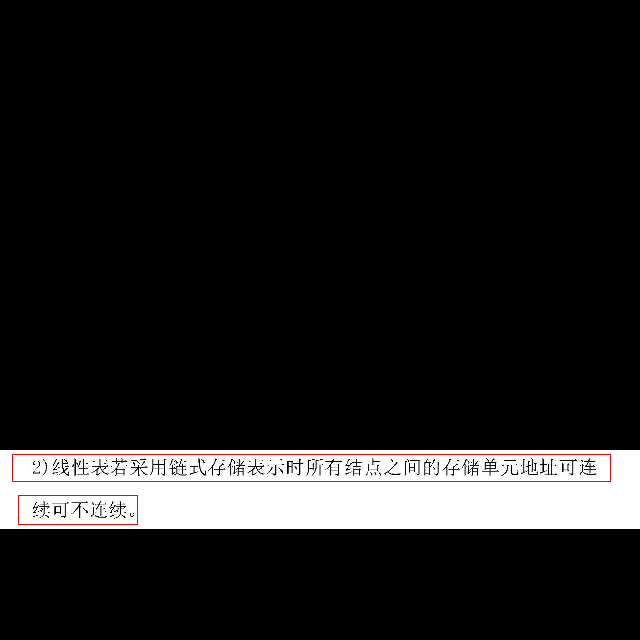
#> input picture detect_text/test_image/train_pred_0.png, 640 x 640 px; its folder holds only this picture in this run
$ python -i general.py   (imports and definitions only)   (older library calls are emulated)
#> lines starting #> are read from the running program, lines starting #| are printed output that depends on the picture; after the words box and inside, x2 and y2 are one past the last pixel; in counts of white or black regions, pixels touching at a corner belong together
#> further down, picture is the input picture: shape (640, 640, 3); mean B, G, R 29.1, 29.1, 30.1
import os
import cv2
import glob
import logging
import numpy as np
from pathlib import Path

import torch
from torch.autograd import Variable
import torch.distributed as dist


class strLabelConverter(object):
    # [61 lines left out: functions __init__, encode, decode, not called in this run]


class averager(object):
    """Compute average for `torch.Variable` and `torch.Tensor`. """

    def __init__(self):
        self.reset()

    # [10 lines left out: function add, not called in this run]

    def reset(self):
        self.n_count = 0
        self.sum = 0

    # [19 lines left out: functions val, generate_alphabets, not called in this run]


class AverageMeter(object):
    """Computes and stores the average and current value"""
    # [16 lines left out: functions __init__, reset, update, not called in this run]

    def __str__(self):
        fmtstr = '{name} {val' + self.fmt + '} ({avg' + self.fmt + '})'
        return fmtstr.format(**self.__dict__)


class ProgressMeter(object):
    # [95 lines left out: functions __init__, display, _get_batch_fmtstr, lev_ratio, set_logging, get_latest_run and 4 more, not called in this run]


def denoise(image):
    """
    对灰色图片进行降噪（注：cv2.fastNlMeansDenoising函数处理时间较长，因此不宜采用该降噪函数）
    """
    image = cv2.cvtColor(image, cv2.COLOR_BGR2GRAY)
    dst = cv2.fastNlMeansDenoising(image, None, h=10, templateWindowSize=7, searchWindowSize=21)
    ret, image = cv2.threshold(dst, 0, 255, cv2.THRESH_BINARY + cv2.THRESH_OTSU)
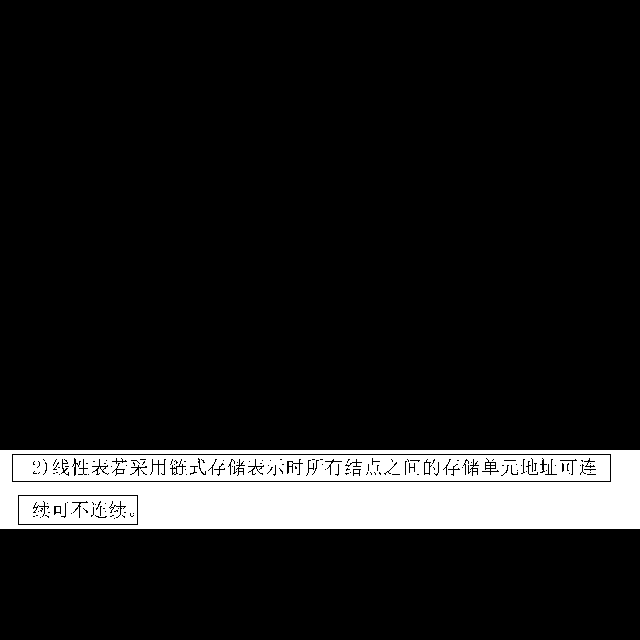
#> image: shape (640, 640); 11.5% white; 13 white regions (8 under 20 px), largest, box (x1, y1, x2, y2) and area: (0, 450, 640, 529) 30188, (13, 455, 610, 481) 13602, (19, 496, 137, 524) 2981, (425, 463, 429, 473) 40, (56, 507, 60, 512) 20
#> ret = 126
    return image


# [34 lines left out: functions resize_padding, padding_image_batch, not called in this run]


logger_initialized = {}


# [55 lines left out: function get_logger, not called in this run]

>>> import cv2
>>> picture = cv2.imread('../../detect_text/test_image/train_pred_0.png')
>>> result = denoise(picture)

$ run again, on detect_text/test_image/train_pred_1.png
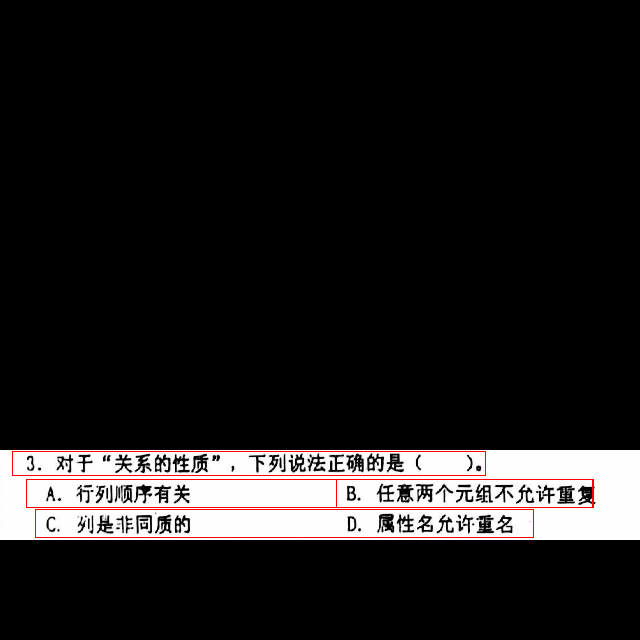
#> input picture detect_text/test_image/train_pred_1.png, 640 x 640 px
#> picture is the input picture: shape (640, 640, 3); mean B, G, R 29.5, 29.5, 31.6
#> in denoise, `image = cv2.cvtColor(image, cv2.COLOR_BGR2GRAY)`:
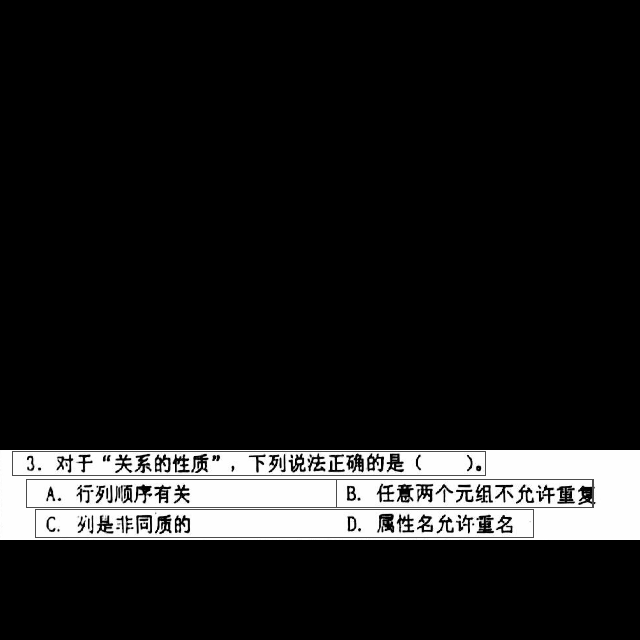
#> image: shape (640, 640); min 0, max 255, mean 30.1
#> in denoise, `ret, image = cv2.threshold(dst, 0, 255, cv2.THRESH_BINARY + cv2.THRESH..`:
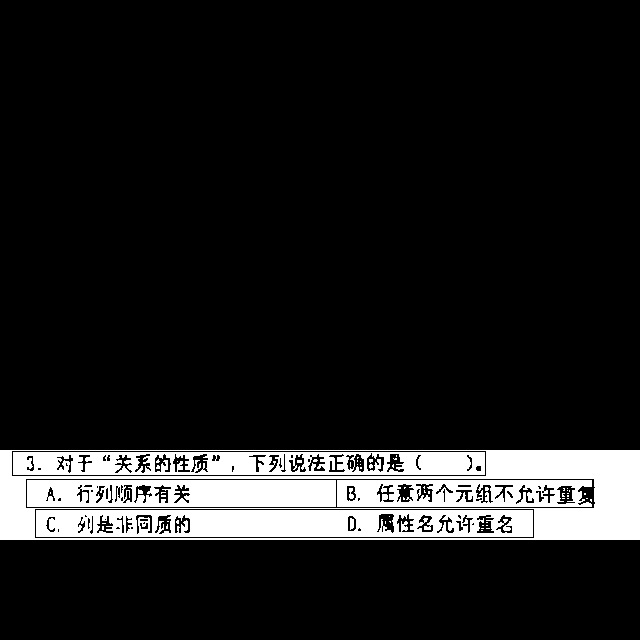
#> image: shape (640, 640); 11.7% white; 60 white regions (52 under 20 px), largest, box (x1, y1, x2, y2) and area: (0, 450, 640, 540) 14804, (36, 510, 533, 537) 11454, (13, 452, 485, 475) 8551
#> ret = 124

$ run again, on detect_text/test_image/train_pred_10.png
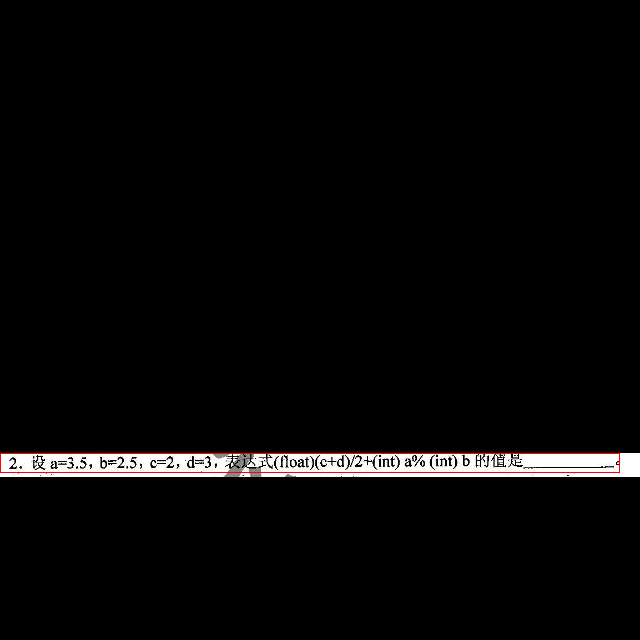
#> input picture detect_text/test_image/train_pred_10.png, 640 x 640 px
#> picture is the input picture: shape (640, 640, 3); mean B, G, R 7.5, 7.5, 8.3
#> in denoise, `ret, image = cv2.threshold(dst, 0, 255, cv2.THRESH_BINARY + cv2.THRESH..`:
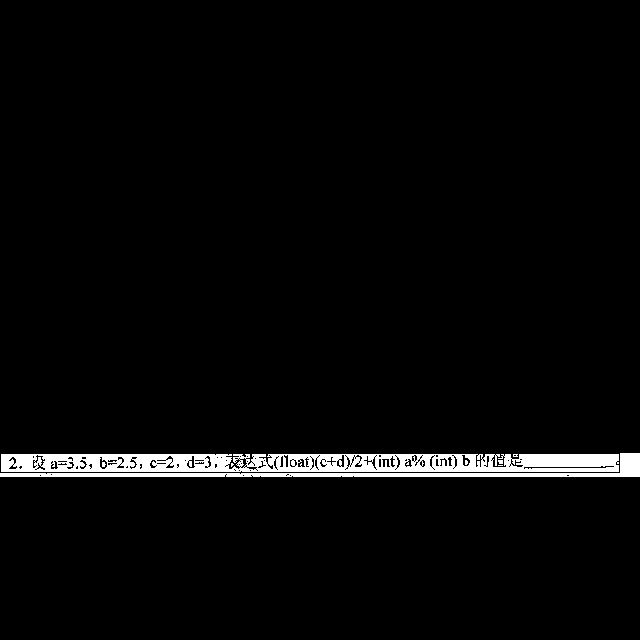
#> image: shape (640, 640); 3% white; 8 white regions (6 under 20 px), largest, box (x1, y1, x2, y2) and area: (1, 454, 619, 472) 9172, (0, 453, 640, 477) 2940
#> ret = 123

$ run again, on detect_text/test_image/train_pred_2.png
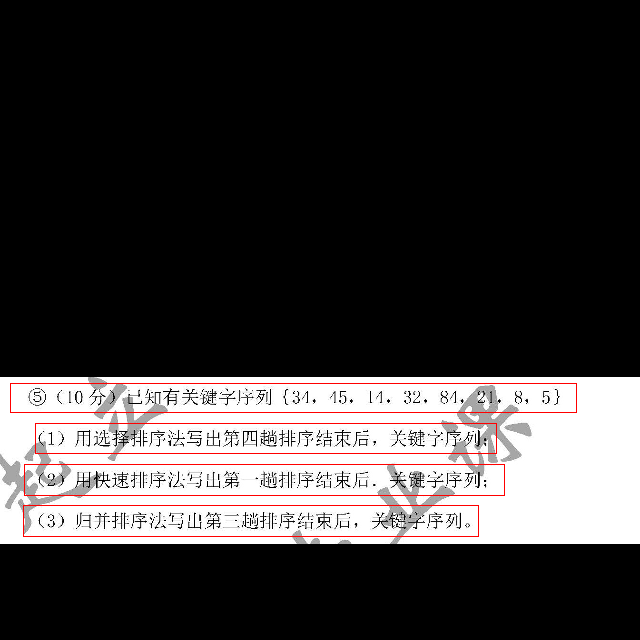
#> input picture detect_text/test_image/train_pred_2.png, 640 x 640 px
#> picture is the input picture: shape (640, 640, 3); mean B, G, R 58.9, 58.9, 61.5
#> in denoise, `image = cv2.cvtColor(image, cv2.COLOR_BGR2GRAY)`:
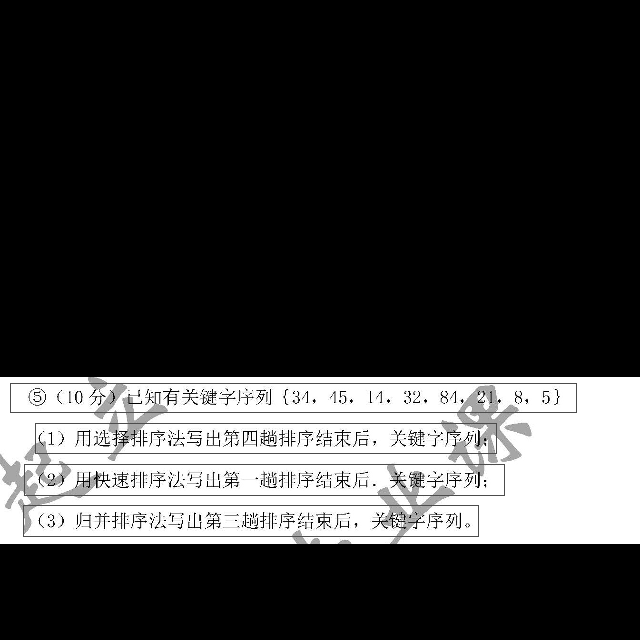
#> image: shape (640, 640); min 0, max 255, mean 59.7
#> in denoise, `ret, image = cv2.threshold(dst, 0, 255, cv2.THRESH_BINARY + cv2.THRESH..`:
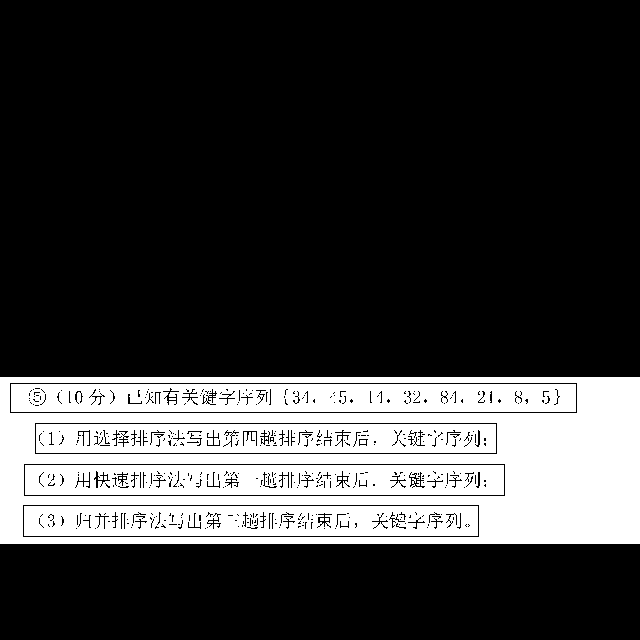
#> image: shape (640, 640); 23.9% white; 18 white regions (12 under 20 px), largest, box (x1, y1, x2, y2) and area: (0, 377, 640, 544) 45564, (11, 384, 576, 412) 14746, (25, 465, 504, 495) 12990, (24, 506, 478, 536) 12397, (36, 424, 496, 453) 11900, (360, 440, 366, 444) 24
#> ret = 123
